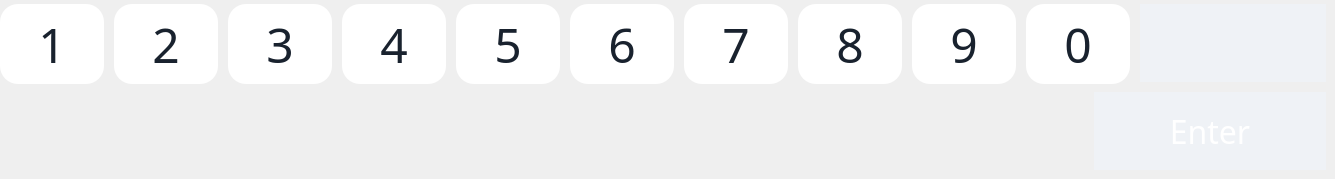
    <widget class="QWidget" name="keys_0_9">
     <widget class="QPushButton" name="butkbBackspaceNums">
      <property name="geometry">
       <rect>
        <x>1140</x>
        <y>4</y>
        <width>186</width>
        <height>78</height>
       </rect>
      </property>
      <property name="minimumSize">
       <size>
        <width>186</width>
        <height>78</height>
       </size>
      </property>
      <property name="maximumSize">
       <size>
        <width>186</width>
        <height>78</height>
       </size>
      </property>
      <property name="font">
       <font>
        <family>Poppins SemiBold</family>
        <pointsize>13</pointsize>
        <weight>50</weight>
        <bold>false</bold>
       </font>
      </property>
      <property name="styleSheet">
       <string notr="true">QPushButton#butkbBackspaceNums
{
	background:url(:/images/screens/keyboard-backspace-bttn.png);
    background-color: rgb(239,242,246);
    color: rgb(255,255,255);
    border-style: solid;
    border-radius: 0px;
    border-width: 0px;
}</string>
      </property>
      <property name="text">
       <string/>
      </property>
     </widget>
     <widget class="QPushButton" name="butkbEnterNums">
      <property name="geometry">
       <rect>
        <x>1094</x>
        <y>92</y>
        <width>232</width>
        <height>78</height>
       </rect>
      </property>
      <property name="minimumSize">
       <size>
        <width>232</width>
        <height>78</height>
       </size>
      </property>
      <property name="maximumSize">
       <size>
        <width>232</width>
        <height>78</height>
       </size>
      </property>
      <property name="font">
       <font>
        <family>Poppins Medium</family>
        <pointsize>24</pointsize>
        <weight>50</weight>
        <bold>false</bold>
       </font>
      </property>
      <property name="styleSheet">
       <string notr="true">QPushButton#butkbEnterNums
{
	background:url(:/images/screens/keyboard-enter-bttn.png);
    background-color: rgb(239,242,246);
    color: rgb(255,255,255);
    border-style: solid;
    border-radius: 0px;
    border-width: 0px;
}</string>
      </property>
      <property name="text">
       <string>Enter</string>
      </property>
     </widget>
     <widget class="QPushButton" name="but7">
      <property name="geometry">
       <rect>
        <x>684</x>
        <y>4</y>
        <width>104</width>
        <height>80</height>
       </rect>
      </property>
      <property name="minimumSize">
       <size>
        <width>104</width>
        <height>78</height>
       </size>
      </property>
      <property name="maximumSize">
       <size>
        <width>96</width>
        <height>100</height>
       </size>
      </property>
      <property name="font">
       <font>
        <family>Poppins Medium</family>
        <pointsize>36</pointsize>
        <weight>50</weight>
        <bold>false</bold>
       </font>
      </property>
      <property name="styleSheet">
       <string notr="true">QPushButton#but7
{
    background-color: rgb(255,255,255);
    color: rgb(25,34,46);
    border-style: solid;
    border-radius: 18px;
    border-width: 0px;
}</string>
      </property>
      <property name="text">
       <string notr="true">7</string>
      </property>
     </widget>
     <widget class="QPushButton" name="but1">
      <property name="geometry">
       <rect>
        <x>0</x>
        <y>4</y>
        <width>104</width>
        <height>80</height>
       </rect>
      </property>
      <property name="minimumSize">
       <size>
        <width>104</width>
        <height>78</height>
       </size>
      </property>
      <property name="maximumSize">
       <size>
        <width>96</width>
        <height>100</height>
       </size>
      </property>
      <property name="font">
       <font>
        <family>Poppins Medium</family>
        <pointsize>36</pointsize>
        <weight>50</weight>
        <bold>false</bold>
       </font>
      </property>
      <property name="styleSheet">
       <string notr="true">QPushButton#but1
{
    background-color: rgb(255,255,255);
    color: rgb(25,34,46);
    border-style: solid;
    border-radius: 18px;
    border-width: 0px;
}</string>
      </property>
      <property name="text">
       <string notr="true">1</string>
      </property>
     </widget>
     <widget class="QPushButton" name="but4">
      <property name="geometry">
       <rect>
        <x>342</x>
        <y>4</y>
        <width>104</width>
        <height>80</height>
       </rect>
      </property>
      <property name="minimumSize">
       <size>
        <width>104</width>
        <height>78</height>
       </size>
      </property>
      <property name="maximumSize">
       <size>
        <width>96</width>
        <height>100</height>
       </size>
      </property>
      <property name="font">
       <font>
        <family>Poppins Medium</family>
        <pointsize>36</pointsize>
        <weight>50</weight>
        <bold>false</bold>
       </font>
      </property>
      <property name="styleSheet">
       <string notr="true">QPushButton#but4
{
    background-color: rgb(255,255,255);
    color: rgb(25,34,46);
    border-style: solid;
    border-radius: 18px;
    border-width: 0px;
}</string>
      </property>
      <property name="text">
       <string notr="true">4</string>
      </property>
     </widget>
     <widget class="QPushButton" name="but9">
      <property name="geometry">
       <rect>
        <x>912</x>
        <y>4</y>
        <width>104</width>
        <height>80</height>
       </rect>
      </property>
      <property name="minimumSize">
       <size>
        <width>104</width>
        <height>78</height>
       </size>
      </property>
      <property name="maximumSize">
       <size>
        <width>96</width>
        <height>100</height>
       </size>
      </property>
      <property name="font">
       <font>
        <family>Poppins Medium</family>
        <pointsize>36</pointsize>
        <weight>50</weight>
        <bold>false</bold>
       </font>
      </property>
      <property name="styleSheet">
       <string notr="true">QPushButton#but9
{
    background-color: rgb(255,255,255);
    color: rgb(25,34,46);
    border-style: solid;
    border-radius: 18px;
    border-width: 0px;
}</string>
      </property>
      <property name="text">
       <string notr="true">9</string>
      </property>
     </widget>
     <widget class="QPushButton" name="but5">
      <property name="geometry">
       <rect>
        <x>456</x>
        <y>4</y>
        <width>104</width>
        <height>80</height>
       </rect>
      </property>
      <property name="minimumSize">
       <size>
        <width>104</width>
        <height>78</height>
       </size>
      </property>
      <property name="maximumSize">
       <size>
        <width>96</width>
        <height>100</height>
       </size>
      </property>
      <property name="font">
       <font>
        <family>Poppins Medium</family>
        <pointsize>36</pointsize>
        <weight>50</weight>
        <bold>false</bold>
       </font>
      </property>
      <property name="styleSheet">
       <string notr="true">QPushButton#but5
{
    background-color: rgb(255,255,255);
    color: rgb(25,34,46);
    border-style: solid;
    border-radius: 18px;
    border-width: 0px;
}</string>
      </property>
      <property name="text">
       <string notr="true">5</string>
      </property>
     </widget>
     <widget class="QPushButton" name="but0">
      <property name="geometry">
       <rect>
        <x>1026</x>
        <y>4</y>
        <width>104</width>
        <height>80</height>
       </rect>
      </property>
      <property name="minimumSize">
       <size>
        <width>104</width>
        <height>78</height>
       </size>
      </property>
      <property name="maximumSize">
       <size>
        <width>96</width>
        <height>100</height>
       </size>
      </property>
      <property name="font">
       <font>
        <family>Poppins Medium</family>
        <pointsize>36</pointsize>
        <weight>50</weight>
        <bold>false</bold>
       </font>
      </property>
      <property name="styleSheet">
       <string notr="true">QPushButton#but0
{
    background-color: rgb(255,255,255);
    color: rgb(25,34,46);
    border-style: solid;
    border-radius: 18px;
    border-width: 0px;
}</string>
      </property>
      <property name="text">
       <string notr="true">0</string>
      </property>
     </widget>
     <widget class="QPushButton" name="but2">
      <property name="geometry">
       <rect>
        <x>114</x>
        <y>4</y>
        <width>104</width>
        <height>80</height>
       </rect>
      </property>
      <property name="minimumSize">
       <size>
        <width>104</width>
        <height>78</height>
       </size>
      </property>
      <property name="maximumSize">
       <size>
        <width>96</width>
        <height>100</height>
       </size>
      </property>
      <property name="font">
       <font>
        <family>Poppins Medium</family>
        <pointsize>36</pointsize>
        <weight>50</weight>
        <bold>false</bold>
       </font>
      </property>
      <property name="styleSheet">
       <string notr="true">QPushButton#but2
{
    background-color: rgb(255,255,255);
    color: rgb(25,34,46);
    border-style: solid;
    border-radius: 18px;
    border-width: 0px;
}</string>
      </property>
      <property name="text">
       <string notr="true">2</string>
      </property>
     </widget>
     <widget class="QPushButton" name="but6">
      <property name="geometry">
       <rect>
        <x>570</x>
        <y>4</y>
        <width>104</width>
        <height>80</height>
       </rect>
      </property>
      <property name="minimumSize">
       <size>
        <width>104</width>
        <height>78</height>
       </size>
      </property>
      <property name="maximumSize">
       <size>
        <width>96</width>
        <height>100</height>
       </size>
      </property>
      <property name="font">
       <font>
        <family>Poppins Medium</family>
        <pointsize>36</pointsize>
        <weight>50</weight>
        <bold>false</bold>
       </font>
      </property>
      <property name="styleSheet">
       <string notr="true">QPushButton#but6
{
    background-color: rgb(255,255,255);
    color: rgb(25,34,46);
    border-style: solid;
    border-radius: 18px;
    border-width: 0px;
}</string>
      </property>
      <property name="text">
       <string notr="true">6</string>
      </property>
     </widget>
     <widget class="QPushButton" name="but8">
      <property name="geometry">
       <rect>
        <x>798</x>
        <y>4</y>
        <width>104</width>
        <height>80</height>
       </rect>
      </property>
      <property name="minimumSize">
       <size>
        <width>104</width>
        <height>78</height>
       </size>
      </property>
      <property name="maximumSize">
       <size>
        <width>96</width>
        <height>100</height>
       </size>
      </property>
      <property name="font">
       <font>
        <family>Poppins Medium</family>
        <pointsize>36</pointsize>
        <weight>50</weight>
        <bold>false</bold>
       </font>
      </property>
      <property name="styleSheet">
       <string notr="true">QPushButton#but8
{
    background-color: rgb(255,255,255);
    color: rgb(25,34,46);
    border-style: solid;
    border-radius: 18px;
    border-width: 0px;
}</string>
      </property>
      <property name="text">
       <string notr="true">8</string>
      </property>
     </widget>
     <widget class="QPushButton" name="but3">
      <property name="geometry">
       <rect>
        <x>228</x>
        <y>4</y>
        <width>104</width>
        <height>80</height>
       </rect>
      </property>
      <property name="minimumSize">
       <size>
        <width>104</width>
        <height>78</height>
       </size>
      </property>
      <property name="maximumSize">
       <size>
        <width>96</width>
        <height>100</height>
       </size>
      </property>
      <property name="font">
       <font>
        <family>Poppins Medium</family>
        <pointsize>36</pointsize>
        <weight>50</weight>
        <bold>false</bold>
       </font>
      </property>
      <property name="styleSheet">
       <string notr="true">QPushButton#but3
{
    background-color: rgb(255,255,255);
    color: rgb(25,34,46);
    border-style: solid;
    border-radius: 18px;
    border-width: 0px;
}</string>
      </property>
      <property name="text">
       <string notr="true">3</string>
      </property>
     </widget>
    </widget>
